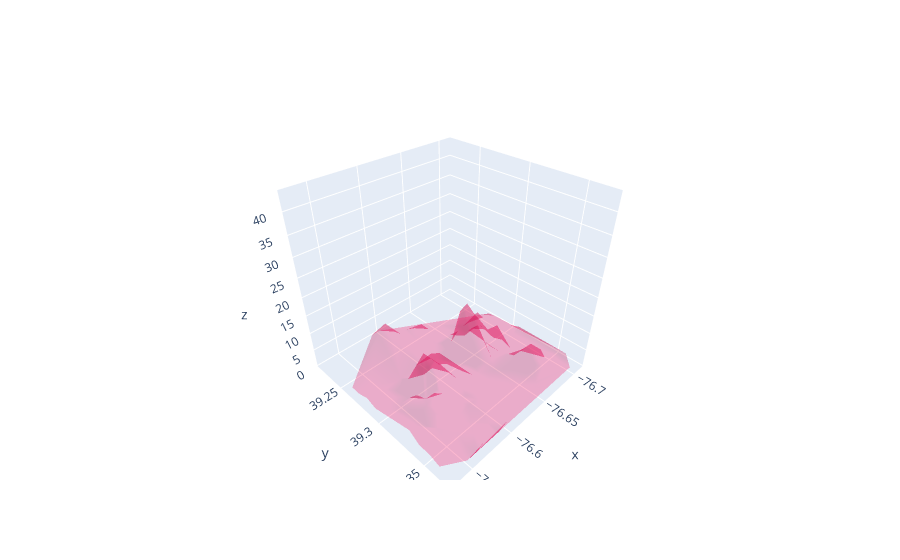

The code cell stored with this chart in its notebook:
### Code cell
import plotly.graph_objects as go
g_t=test.groupby(["Lo","La",'Year'])['Total Incidents'].sum().reset_index()

fig = go.Figure(data=[go.Mesh3d(x=g_t['Lo'],
                   y=g_t['La'],
                   z=g_t['Total Incidents'],
                   opacity=0.5,
                   color='rgba(244,22,100,0.6)'
                  )])

# fig = go.Figure(data=go.Volume(
#     x=g_t['Lo'],
#     y=g_t['La'],
#     z=g_t['Year'],
#     value=g_t['Total Incidents'],
# #     isomin=0,
# #     isomax=100,
#     opacity=0.01, # needs to be small to see through all surfaces
#     surface_count=210, # needs to be a large number for good volume rendering
#     ))
# fig.show()
# fig.update_layout(
#     scene = dict(
#         xaxis = dict(nticks=4, range=[-100,100],),
#                      yaxis = dict(nticks=4, range=[-50,100],),
#                      zaxis = dict(nticks=4, range=[-100,100],),),
#     width=700,
#     margin=dict(r=20, l=10, b=10, t=10))

fig.show()

### Figure 1 — Plotly figure (JSON) as saved in the notebook; plotly's stock layout.template omitted (floating-point values rounded to 4 significant figures; data arrays with more than 128 entries replaced by an {"elided": "..."} marker saying what was removed)
{"data": [{"color": "rgba(244,22,100,0.6)", "opacity": 0.5, "type": "mesh3d", "x": {"elided": "852 float values"}, "y": {"elided": "852 float values"}, "z": {"elided": "852 int values"}}], "layout": {}}
